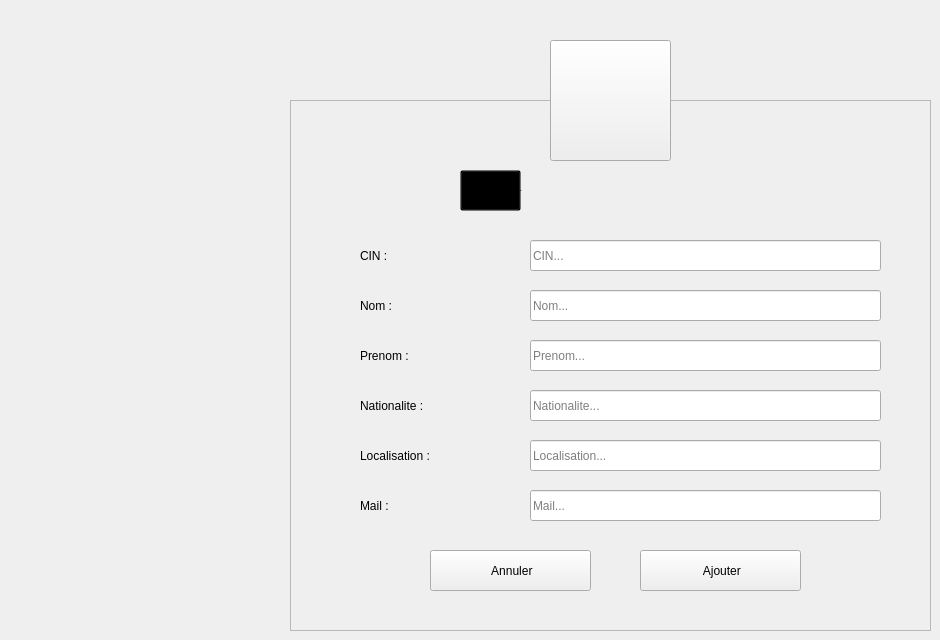
    <widget class="QWidget" name="Ajouter_intervenant">
     <widget class="QToolButton" name="toolButton_3">
      <property name="geometry">
       <rect>
        <x>550</x>
        <y>40</y>
        <width>121</width>
        <height>121</height>
       </rect>
      </property>
      <property name="styleSheet">
       <string notr="true"/>
      </property>
      <property name="text">
       <string/>
      </property>
      <property name="icon">
       <iconset resource="Recources.qrc">
        <normaloff>:/Recources/Images/judge.png</normaloff>:/Recources/Images/judge.png</iconset>
      </property>
      <property name="iconSize">
       <size>
        <width>64</width>
        <height>64</height>
       </size>
      </property>
     </widget>
     <widget class="QFrame" name="frame_4">
      <property name="geometry">
       <rect>
        <x>290</x>
        <y>100</y>
        <width>641</width>
        <height>531</height>
       </rect>
      </property>
      <property name="styleSheet">
       <string notr="true"/>
      </property>
      <property name="frameShape">
       <enum>QFrame::StyledPanel</enum>
      </property>
      <property name="frameShadow">
       <enum>QFrame::Raised</enum>
      </property>
      <widget class="QLabel" name="L_AjouterIntervenant">
       <property name="geometry">
        <rect>
         <x>220</x>
         <y>70</y>
         <width>281</width>
         <height>41</height>
        </rect>
       </property>
       <property name="font">
        <font>
         <family>century gothic</family>
         <pointsize>-1</pointsize>
         <weight>75</weight>
         <bold>true</bold>
        </font>
       </property>
       <property name="styleSheet">
        <string notr="true">background: transparent;</string>
       </property>
       <property name="text">
        <string>Ajouter un Intervenant</string>
       </property>
      </widget>
      <widget class="QLabel" name="L_ANomIntervenant">
       <property name="geometry">
        <rect>
         <x>70</x>
         <y>190</y>
         <width>121</width>
         <height>31</height>
        </rect>
       </property>
       <property name="styleSheet">
        <string notr="true">background: transparent;</string>
       </property>
       <property name="text">
        <string>Nom :</string>
       </property>
      </widget>
      <widget class="QLabel" name="L_APrenomIntervenant">
       <property name="geometry">
        <rect>
         <x>70</x>
         <y>240</y>
         <width>121</width>
         <height>31</height>
        </rect>
       </property>
       <property name="styleSheet">
        <string notr="true">background: transparent;</string>
       </property>
       <property name="text">
        <string>Prenom :</string>
       </property>
      </widget>
      <widget class="QLabel" name="L_ANationaliteIntervenant">
       <property name="geometry">
        <rect>
         <x>70</x>
         <y>290</y>
         <width>131</width>
         <height>31</height>
        </rect>
       </property>
       <property name="styleSheet">
        <string notr="true">background: transparent;</string>
       </property>
       <property name="text">
        <string>Nationalite :</string>
       </property>
      </widget>
      <widget class="QLabel" name="L_ALocalIntervenant">
       <property name="geometry">
        <rect>
         <x>70</x>
         <y>340</y>
         <width>141</width>
         <height>31</height>
        </rect>
       </property>
       <property name="styleSheet">
        <string notr="true">background: transparent;</string>
       </property>
       <property name="text">
        <string>Localisation :</string>
       </property>
      </widget>
      <widget class="QLabel" name="L_AMailIntervenant">
       <property name="geometry">
        <rect>
         <x>70</x>
         <y>390</y>
         <width>141</width>
         <height>31</height>
        </rect>
       </property>
       <property name="styleSheet">
        <string notr="true">background: transparent;</string>
       </property>
       <property name="text">
        <string>Mail :</string>
       </property>
      </widget>
      <widget class="QLineEdit" name="LE_ANomIntervenant">
       <property name="geometry">
        <rect>
         <x>240</x>
         <y>190</y>
         <width>351</width>
         <height>31</height>
        </rect>
       </property>
       <property name="placeholderText">
        <string>Nom...</string>
       </property>
      </widget>
      <widget class="QLineEdit" name="LE_APrenomIntervenant">
       <property name="geometry">
        <rect>
         <x>240</x>
         <y>240</y>
         <width>351</width>
         <height>31</height>
        </rect>
       </property>
       <property name="placeholderText">
        <string>Prenom...</string>
       </property>
      </widget>
      <widget class="QLineEdit" name="LE_ANationaliteIntervenant">
       <property name="geometry">
        <rect>
         <x>240</x>
         <y>290</y>
         <width>351</width>
         <height>31</height>
        </rect>
       </property>
       <property name="placeholderText">
        <string>Nationalite...</string>
       </property>
      </widget>
      <widget class="QLineEdit" name="LE_ALocalIntervenant">
       <property name="geometry">
        <rect>
         <x>240</x>
         <y>340</y>
         <width>351</width>
         <height>31</height>
        </rect>
       </property>
       <property name="placeholderText">
        <string>Localisation...</string>
       </property>
      </widget>
      <widget class="QLineEdit" name="LE_AMailIntervenant">
       <property name="geometry">
        <rect>
         <x>240</x>
         <y>390</y>
         <width>351</width>
         <height>31</height>
        </rect>
       </property>
       <property name="text">
        <string/>
       </property>
       <property name="placeholderText">
        <string>Mail...</string>
       </property>
      </widget>
      <widget class="QPushButton" name="B_AConfirmerIntervenant">
       <property name="geometry">
        <rect>
         <x>350</x>
         <y>450</y>
         <width>161</width>
         <height>41</height>
        </rect>
       </property>
       <property name="cursor">
        <cursorShape>PointingHandCursor</cursorShape>
       </property>
       <property name="text">
        <string> Ajouter</string>
       </property>
       <property name="icon">
        <iconset resource="Recources.qrc">
         <normaloff>:/Recources/Images/confirm.png</normaloff>:/Recources/Images/confirm.png</iconset>
       </property>
       <property name="iconSize">
        <size>
         <width>20</width>
         <height>20</height>
        </size>
       </property>
      </widget>
      <widget class="QPushButton" name="B_AAnnulerIntervenant">
       <property name="geometry">
        <rect>
         <x>140</x>
         <y>450</y>
         <width>161</width>
         <height>41</height>
        </rect>
       </property>
       <property name="cursor">
        <cursorShape>PointingHandCursor</cursorShape>
       </property>
       <property name="styleSheet">
        <string notr="true"/>
       </property>
       <property name="text">
        <string> Annuler</string>
       </property>
       <property name="icon">
        <iconset resource="Recources.qrc">
         <normaloff>:/Recources/Images/close.png</normaloff>:/Recources/Images/close.png</iconset>
       </property>
       <property name="iconSize">
        <size>
         <width>16</width>
         <height>16</height>
        </size>
       </property>
      </widget>
      <widget class="QToolButton" name="toolButton_4">
       <property name="geometry">
        <rect>
         <x>170</x>
         <y>70</y>
         <width>61</width>
         <height>41</height>
        </rect>
       </property>
       <property name="styleSheet">
        <string notr="true">background: transparent;</string>
       </property>
       <property name="text">
        <string/>
       </property>
       <property name="icon">
        <iconset resource="Recources.qrc">
         <normaloff>:/Recources/Images/add-user.png</normaloff>:/Recources/Images/add-user.png</iconset>
       </property>
       <property name="iconSize">
        <size>
         <width>30</width>
         <height>30</height>
        </size>
       </property>
      </widget>
      <widget class="QLabel" name="L_ACinIntervenant">
       <property name="geometry">
        <rect>
         <x>70</x>
         <y>140</y>
         <width>121</width>
         <height>31</height>
        </rect>
       </property>
       <property name="styleSheet">
        <string notr="true">background: transparent;</string>
       </property>
       <property name="text">
        <string>CIN :</string>
       </property>
      </widget>
      <widget class="QLineEdit" name="LE_ACinIntervenant">
       <property name="geometry">
        <rect>
         <x>240</x>
         <y>140</y>
         <width>351</width>
         <height>31</height>
        </rect>
       </property>
       <property name="placeholderText">
        <string>CIN...</string>
       </property>
      </widget>
     </widget>
     <zorder>frame_4</zorder>
     <zorder>toolButton_3</zorder>
    </widget>
